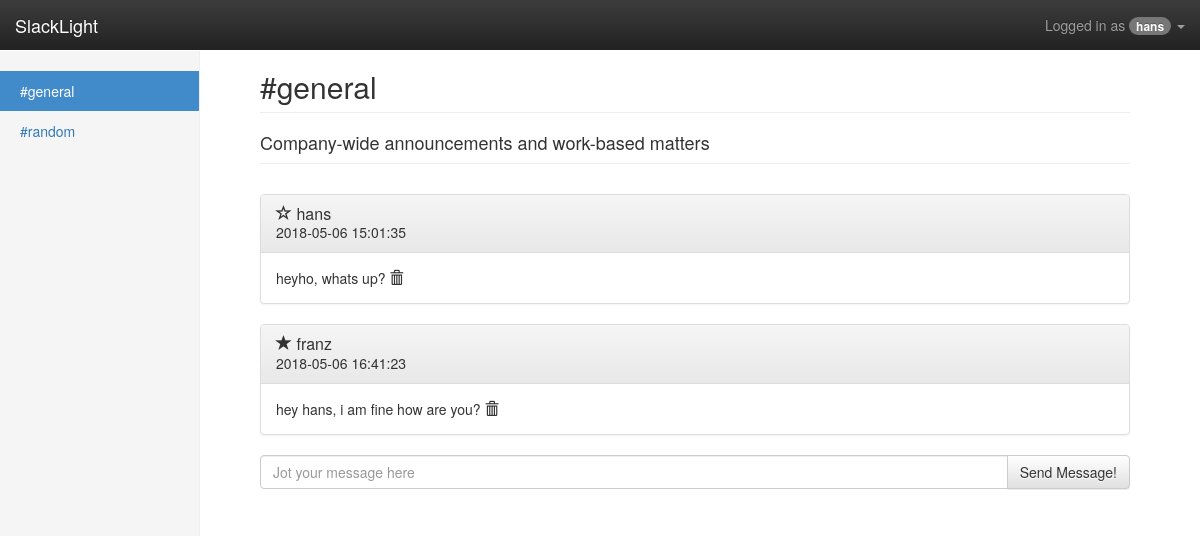
Screenshot of /index.php?view=main&channelId=1 (signed in) with the database file from the repository.
### tables this page shows
CREATE TABLE users (
	id INT(11) NOT NULL AUTO_INCREMENT,
	name VARCHAR(255) NOT NULL,
	created_at DATETIME DEFAULT CURRENT_TIMESTAMP,
	password VARCHAR(255) NOT NULL, 
	PRIMARY KEY (id),
	UNIQUE KEY (name) 
);

CREATE TABLE channel (
	id INT(11) NOT NULL AUTO_INCREMENT,
	name VARCHAR(255) NOT NULL,
	PRIMARY KEY (id)
);

CREATE TABLE topic (
	id INT(11) NOT NULL AUTO_INCREMENT,
	channel_id INT(11) NOT NULL,
	name VARCHAR(1000) NOT NULL,
	PRIMARY KEY (id)
);

### index.php (called while the page is built, shortened)
<?php
require_once('inc/bootstrap.php');
$default_view = 'main';
$view = $default_view;
if (isset($_REQUEST['view']) &&
    file_exists(__DIR__ . '/views/' . $_REQUEST['view'] . '.php'))
    {
        $view = $_REQUEST['view'];
    }
require_once('views/' . $view . '.php');

### lib/Data/DataManager_PDO.php (called while the page is built, shortened)
<?php
class DataManager {
    private static $__connection;
    private static function getConnection() {
        if (!isset(self::$__connection)) {
            self::$__connection = new \PDO('mysql:host=localhost;dbname=fh_2018_scm4_S1610307035;charset=utf8', 'root', '');
        }
        return self::$__connection;
    }
    private static function query ($connection, $query, $parameters = array()) {
        $statement = $connection->prepare($query);
        $i = 1;
        foreach ($parameters as $param) {
            if (is_int($param)) {
                $statement->bindValue($i, $param,\PDO::PARAM_INT);
            }
            $i++;
        }
        $statement->execute();
        return $statement;
    }
    private static function fetchObject($cursor) {
        return $cursor->fetchObject();
    }
    private static function closeConnection() {
        self::$__connection = null;
    }
    public static function getChannels() : array {
        $channels = array();
        $con = self::getConnection();
        $res = self::query($con, "
            SELECT id, name
            FROM channel
        ");
        while ($cat = self::fetchObject($res)) {
            $channels[] = new Channel($cat->id, $cat->name);
        }
        return $channels;
    }
    public static function getChannelsByUserId(int $userId) : array {
        $channels = array();
        $con = self::getConnection();
        $res = self::query($con, "
            SELECT channel.id, name
            FROM channel
            JOIN channel_user_reference ON (channel.id = channel_id)
            WHERE user_id = ?
        ", array($userId));
        while ($cat = self::fetchObject($res)) {
            $channels[] = new Channel($cat->id, $cat->name);
        }
        return $channels;
    }
    public static function getMessagesByChannelId(int $channelId) : array {
      $messages = array();
      $con = self::getConnection();
      $res = self::query($con, "
        SELECT message.id, user_id ,channel_id, name, content, created, seen, favourite
        FROM message
        JOIN users ON (users.id = user_id)
        WHERE deleted = 0
        AND channel_id = ?;
        ", array($channelId));
      while ($message = self::fetchObject($res)) {
            $messages[] = new Message($message->id, $message->user_id, $message->channel_id, $message->name, $message->content, $message->created, $message->seen, $message->favourite);
      }
      return $messages;
    }
    public static function getChannelByChannelId(int $channelId) : string {
        $channel = null;
        $con = self::getConnection();
        $res = self::query($con, "
            SELECT id, name
            FROM channel
            WHERE id = ?;
        ", array($channelId));
        if ($temp = self::fetchObject($res)) {
            $channel = $temp->name;
        }
        return $channel;
    }
    public static function getTopicsByChannelId(int $channelId) : array {
        $topics = array();
        $con = self::getConnection();
        $res = self::query($con, "
          SELECT id, channel_id, name
          FROM topic
          WHERE channel_id = ?;
          ", array($channelId));
        while ($topic = self::fetchObject($res)) {
              $topics[] = new Topic($topic->id, $topic->channel_id, $topic->name);
        }
        return $topics;
      }
    public static function getUserById (int $userId) {
        $user = null;
        $con = self::getConnection();
        $res = self::query($con, "
          SELECT id, name, password
          FROM users
          WHERE id = ?
        ", array($userId));
        if ($u = self::fetchObject($res)) {
            $user = new User($u->id, $u->name, $u->password);
        }
        return $user;
    }
}

### lib/Slacklight/AuthenticationManager.php (called while the page is built, shortened)
<?php
class AuthenticationManager extends BaseObject {
    public static function isAuthenticated() {
        return isset($_SESSION['user']);
    }
    public static function getAuthenticatedUser() {
        return self::isAuthenticated()
            ? \Data\DataManager::getUserById($_SESSION['user']) : null;
    }
}

### inc/bootstrap.php (called while the page is built, shortened)
<?php
spl_autoload_register(function ($class) {
    $filename = __DIR__ . '/../lib/' . str_replace('\\', DIRECTORY_SEPARATOR, $class) . '.php';
});

### lib/Slacklight/User.php (called while the page is built, shortened)
<?php
class User extends Entity {
  private $userName;
  public function __construct(int $id, string $userName, string $passwordHash) {
    $this->userName = $userName;
  }
  public function getUserName() : string {
    return $this->userName;
  }
}

### lib/Slacklight/Util.php (called while the page is built, shortened)
<?php
 class Util extends BaseObject {
  public static function escape(string $string) : string {
    return nl2br(htmlentities($string));
  }
	public static function action(string $action, array $params = null) : string {
		$page = isset($_REQUEST[Controller::PAGE]) ?
			$_REQUEST[Controller::PAGE] :
			$_SERVER['REQUEST_URI'];
		$res = 'index.php?' . Controller::ACTION . '=' . rawurlencode($action) . '&' . Controller::PAGE . '=' .
		       rawurlencode($page);
		if (is_array($params)) {
			foreach ($params as $name => $value) {
				$res .= '&' . rawurlencode($name) . '=' . rawurlencode($value);
			}
		}
		return $res;
	}
}

### lib/Slacklight/Entity.php (called while the page is built, shortened)
<?php
class Entity extends BaseObject implements IData {
    private $id;
    public function __construct(int $id) {
        $this->id = intval($id);
    }
    public function getId() : int  {
        return $this->id;
    }
}

### lib/Slacklight/Channel.php (called while the page is built, shortened)
<?php
class Channel extends Entity {
    private $name;
    public function __construct(int $id, string $name) {
        $this->name = $name;
    }
    public function getName() : string {
        return $this->name;
    }
}

### lib/Slacklight/Topic.php (called while the page is built, shortened)
<?php
class Topic extends Entity {
    private $name;
    public function __construct(int $id, int $channelId, string $name) {
        $this->name = $name;
    }
    public function getName() : string {
        return $this->name;
    }
}

### lib/Slacklight/Message.php (called while the page is built, shortened)
<?php
class Message extends Entity {
    private $username;
    private $content;
    private $created;
    private $seen;
    private $favourite;
    public function __construct(int $id, int $userId, int $channelId, string $username, string $content,
                 string $created, int $seen, int $favourite) {
        $this->username = $username;
        $this->content = $content;
        $this->created = $created;
        $this->seen = $seen;
        $this->favourite = $favourite;
    }
    public function getUsername() : string {
        return $this->username;
    }
    public function getContent() : string {
        return $this->content;
    }
    public function getCreated() : string {
        return $this->created;
    }
    public function getSeen() : string {
        return $this->seen;
    }
    public function getFavourite() : string {
        return $this->favourite;
    }
}

### views/main.php (the view, shortened to what this page needs)
<?php
  $channels = DataManager::getChannels();
  $channelId = isset($_REQUEST['channelId']) ? (int) $_REQUEST['channelId'] : null;
  $selectedChannel =  null;
  $messages = array();
  $topics = array();
  if($channelId !== null){
    $messages = DataManager::getMessagesByChannelId($channelId);
    $selectedChannel =  DataManager::getChannelByChannelId($channelId);
    $topics = DataManager::getTopicsByChannelId($channelId);
  }
  $user = AuthenticationManager::getAuthenticatedUser();
?>
<?php require_once('views/partials/header.php'); ?>
<div class="container-fluid">
  <div class="row">
    <?php require_once('views/partials/sidebar.php'); ?>
    <div class="col-sm-9 col-sm-offset-3 col-md-10 col-md-offset-2 main">
    <h2 class="page-header">#<?php echo $selectedChannel; ?></h2>
    <?php foreach ($topics as $topic) : ?>
      <h4 class="sub-header"><?php echo $topic->getName(); ?></h4>
    <?php endforeach; ?>
    <br/>
    <?php foreach ($messages as $message) : ?>
      <div class="panel panel-default">
        <div class="panel-heading">
          <h3 class="panel-title">
            <?php if ($message->getFavourite() == 1): ?>
              <span class="glyphicon glyphicon-star"></span>
            <?php else: ?>
              <span class="glyphicon glyphicon-star-empty"></span>
            <?php endif; ?>
            <?php if ($message->getSeen() == 0): ?>
              <strong><?php echo $message->getUsername(); ?></strong>
              <?php else: ?>
              <?php echo $message->getUsername(); ?>
            <?php endif; ?>
          </h3>
            <?php echo $message->getCreated(); ?>
        </div>
        <div class="panel-body">
          <?php echo $message->getContent(); ?>
          <span class="glyphicon glyphicon-trash"></span>
        </div>
      </div>
    <?php endforeach; ?>
    <form class="form-horizontal" method="post" action="<?php echo Util::action(Slacklight\Controller::ACTION_SENDMESSAGE, array('view' => $view, "channelId" => $channelId)); ?>">
    <div class="input-group">
      <input type="text" required class="form-control" id="sendMessageField" name="<?php print Slacklight\Controller::SEND_MESSAGE_FIELD; ?>" placeholder="Jot your message here">
      <span class="input-group-btn">
        <button class="btn btn-default" type="submit">Send Message!</button>
      </span>
    </div>
    </form>
</div>
<?php require_once('views/partials/footer.php'); ?>

### views/partials/header.php (shortened to what this page needs)
<?php
$user = AuthenticationManager::getAuthenticatedUser();
?>
<!DOCTYPE html>
<html>
<head>
    <link href="assets/bootstrap/css/bootstrap.min.css" rel="stylesheet">
    <link href="assets/bootstrap/css/bootstrap-theme.min.css" rel="stylesheet">
    <link href="assets/main.css" rel="stylesheet">
    <link href="assets/dashboard.css" rel="stylesheet">
</head>
<body>
<div class="navbar navbar-inverse navbar-fixed-top">
    <div class="container-fluid">
        <div class="navbar-header">
            <a class="navbar-brand" href="/slacklight">SlackLight</a>
        </div>
        <div class="navbar-collapse collapse" id="bs-navbar-collapse-1">
            <ul class="nav navbar-nav navbar-right login">
                <li class="dropdown">
                    <?php if ($user == null): ?>
                        <a href="#" class="dropdown-toggle" data-toggle="dropdown" role="button" aria-expanded="false">
                            Not logged in!
                            <b class="caret"></b>
                        </a>
                        <ul class="dropdown-menu" role="menu">
                            <li>
                                <a href="<?php echo $_SERVER['PHP_SELF']; ?>?view=login" > Login</a>
                            </li>
                            <li>
                                <a href="<?php echo $_SERVER['PHP_SELF']; ?>?view=register" > Register</a>
                            </li>
                        </ul>
                    <?php else: ?>
                <a href="#" class="dropdown-toggle" data-toggle="dropdown" role="button" aria-expanded="false">
                  Logged in as  <span class="badge"><?php echo Util::escape($user->getUserName()); ?></span>
                  <b class="caret"></b>
                </a>
              <?php endif; ?>
                </li>
            </ul>
        </div>
    </div>
</div>
<div class="container">

### views/partials/sidebar.php (shortened to what this page needs)
<?php
  $user = AuthenticationManager::getAuthenticatedUser();
  $channels = DataManager::getChannelsByUserId($user->getId());
  $channelId = isset($_REQUEST['channelId']) ? (int) $_REQUEST['channelId'] : null;
?>
<div class="col-sm-3 col-md-2 sidebar">
  <ul class="nav nav-sidebar">
    <?php foreach ($channels as $channel) : ?>
      <li <?php if ($channel->getId() === $channelId) { ?> class="active" <?php } ?>>
        <a href="<?php echo $_SERVER['PHP_SELF']; ?>?view=main&channelId=<?php echo urlencode($channel->getId()); ?>">
        #<?php echo $channel->getName(); ?>
        </a>
    </li>
    <?php endforeach; ?>
  </ul>
</div>

### views/partials/footer.php (shortened to what this page needs)
</div>
  </body>
</html>

### assets/main.css (style rules this page uses)
body { padding-top: 10px; }
.navbar .login { float: right; }

### assets/dashboard.css (style rules this page uses)
body { padding-top: 50px; }
.sub-header { padding-bottom: 10px; border-bottom: 1px solid #eee; }
.navbar-fixed-top { border: 0; }
.sidebar { display: none; }
@media (min-width: 768px) { .sidebar { position: fixed; top: 51px; bottom: 0; left: 0; z-index: 1000; display: block; padding: 20px; overflow-x: hidden; overflow-y: auto; background-color: #f5f5f5; border-right: 1px solid #eee; } }
.nav-sidebar { margin-right: -21px; margin-bottom: 20px; margin-left: -20px; }
.nav-sidebar > li > a { padding-right: 20px; padding-left: 20px; }
.nav-sidebar > .active > a, .nav-sidebar > .active > a:hover, .nav-sidebar > .active > a:focus { color: #fff; background-color: #428bca; }
.main { padding: 20px; }
@media (min-width: 768px) { .main { padding-right: 40px; padding-left: 40px; } }
.main .page-header { margin-top: 0; }

### rows the page displays
users: name "hans"
channel: name "general"
channel: name "random"
topic: name "Company-wide announcements and work-based matters"

### other values shown
$message->getUsername() "hans"
$message->getCreated() "2018-05-06 15:01:35"
$message->getContent() "heyho, whats up?"
$message->getUsername() "franz"
$message->getCreated() "2018-05-06 16:41:23"
$message->getContent() "hey hans, i am fine how are you?"
